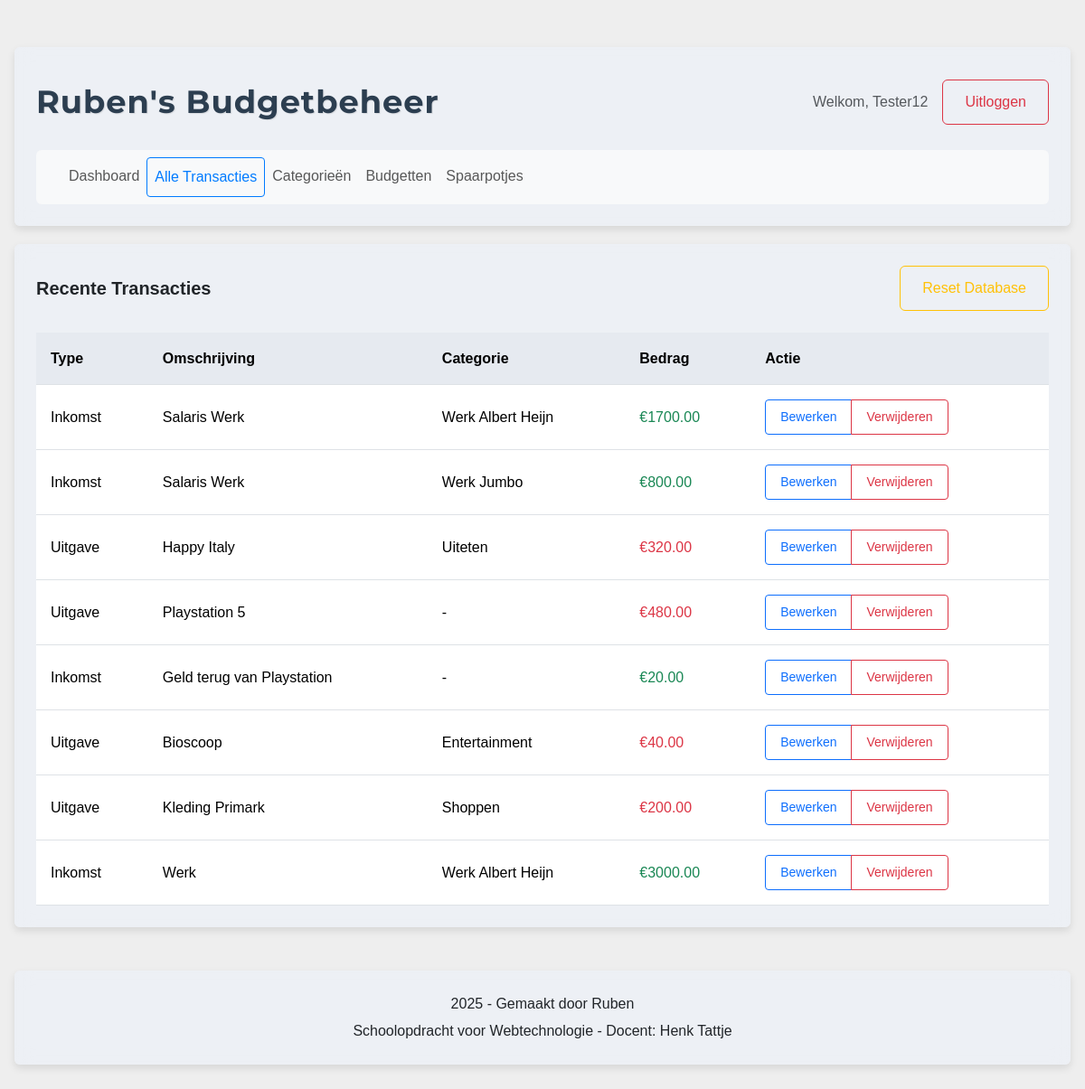
Page /transacties (signed in) on the committed database.
### models.py (models this page shows, shortened)
class User(db.Model):
    id = db.Column(db.Integer, primary_key=True)
    username = db.Column(db.String(80), unique=True, nullable=False)
    password_hash = db.Column(db.String(120), nullable=False)
    transacties = db.relationship('Transactie', backref='user', lazy=True)
    categorieen = db.relationship('Categorie', backref='user', lazy=True)
    budgetten = db.relationship('Budget', backref='user', lazy=True)
    spaarpotjes = db.relationship('Spaarpotje', backref='user', lazy=True)

class Transactie(db.Model):
    id = db.Column(db.Integer, primary_key=True)
    type = db.Column(db.String(20), nullable=False)  # inkomst of uitgave
    omschrijving = db.Column(db.String(200), nullable=False)
    bedrag = db.Column(db.Float, nullable=False)
    user_id = db.Column(db.Integer, db.ForeignKey('user.id'), nullable=False)
    categorie_id = db.Column(db.Integer, db.ForeignKey('categorie.id'), nullable=True)
    spaarpotje_id = db.Column(db.Integer, db.ForeignKey('spaarpotje.id'), nullable=True)
    spaarpotje = db.relationship('Spaarpotje', backref='transacties')

class Categorie(db.Model):
    id = db.Column(db.Integer, primary_key=True)
    naam = db.Column(db.String(50), nullable=False)
    user_id = db.Column(db.Integer, db.ForeignKey('user.id'), nullable=False)
    transacties = db.relationship('Transactie', backref='categorie', lazy=True)  # Relatie toegevoegd

### routes.py (the view)
    @app.route('/transacties')
    @login_required
    def transacties():
        user_id = session['user_id']
        user = User.query.get(user_id)
        transacties = Transactie.query.filter_by(user_id=user_id).all()
        categorieen = Categorie.query.filter_by(user_id=user_id).all()
        categorie_dict = {c.id: c.naam for c in categorieen}
        return render_template('transacties.html',
                             current_user=user,
                             transacties=transacties,
                             categorie_dict=categorie_dict)

### templates/transacties.html (shortened to what this page needs)
<!DOCTYPE html>
<html lang="nl">
<head>
    <link href="https://cdn.jsdelivr.net/npm/bootstrap@5.3.2/dist/css/bootstrap.min.css" rel="stylesheet">
    <link rel="stylesheet" href="{{ url_for('static', filename='style.css') }}">
</head>
<body>
    <div class="container">
        <div class="card">
            <div class="card-body">
                <div class="d-flex justify-content-between align-items-center mb-3">
                    <h1 class="logo-text">Ruben's Budgetbeheer</h1>
                    <div class="d-flex align-items-center gap-3">
                        <span class="text-muted">Welkom, {{ current_user.username }}</span>
                        <a href="{{ url_for('logout') }}" class="btn btn-outline-danger">Uitloggen</a>
                    </div>
                </div>
                <nav class="navbar navbar-expand-lg navbar-light bg-light rounded">
                    <div class="container-fluid">
                        <div class="navbar-nav">
                            <a class="nav-link" href="{{ url_for('dashboard') }}">Dashboard</a>
                            <a class="nav-link active" href="{{ url_for('transacties') }}">Alle Transacties</a>
                            <a class="nav-link" href="{{ url_for('categorieen') }}">Categorieën</a>
                            <a class="nav-link" href="{{ url_for('budgetten') }}">Budgetten</a>
                            <a class="nav-link" href="{{ url_for('spaarpotjes') }}">Spaarpotjes</a>
                        </div>
                    </div>
                </nav>
            </div>
        </div>
        <div class="card mb-5">
            <div class="card-body">
                <div class="d-flex justify-content-between align-items-center mb-4">
                    <h2 class="card-title h5 mb-0">Recente Transacties</h2>
                    <a href="{{ url_for('reset_database') }}"
                       onclick="return confirm('Weet je zeker dat je de database wilt resetten? Alle transacties worden verwijderd.')"
                       class="btn btn-outline-warning">Reset Database</a>
                </div>
                <div class="table-responsive">
                    <table class="table">
                        <thead>
                            <tr>
                                <th>Type</th>
                                <th>Omschrijving</th>
                                <th>Categorie</th>
                                <th>Bedrag</th>
                                <th>Actie</th>
                            </tr>
                        </thead>
                        <tbody>
                            {% for transactie in transacties %}
                            <tr>
                                <td>{{ transactie.type|title }}</td>
                                <td>{{ transactie.omschrijving }}</td>
                                <td>{{ categorie_dict[transactie.categorie_id] if transactie.categorie_id else '-' }}</td>
                                <td class="{% if transactie.type == 'inkomst' %}text-success{% else %}text-danger{% endif %}">
                                    €{{ "%.2f"|format(transactie.bedrag) }}
                                </td>
                                <td>
                                    <div class="btn-group">
                                        <a href="{{ url_for('transactie_bewerken', id=transactie.id) }}"
                                           class="btn btn-outline-primary btn-sm">Bewerken</a>
                                        <a href="{{ url_for('verwijderen', id=transactie.id) }}"
                                           onclick="return confirm('Weet je zeker dat je deze transactie wilt verwijderen?')"
                                           class="btn btn-outline-danger btn-sm">Verwijderen</a>
                                    </div>
                                </td>
                            </tr>
                            {% endfor %}
                        </tbody>
                    </table>
                </div>
            </div>
        </div>
        <footer class="card">
            <div class="card-body text-center">
                <p class="mb-1"> 2025 - Gemaakt door Ruben</p>
                <p class="mb-0">Schoolopdracht voor Webtechnologie - Docent: Henk Tattje</p>
            </div>
        </footer>
    </div>
</body>
</html>

### static/style.css (style rules this page uses)
body { font-family: Arial, sans-serif; background-color: #eeeeee; line-height: 1.6; min-height: 100vh; padding: 20px 0; }
.logo-text { font-family: 'Montserrat', sans-serif; font-size: 2.2rem; font-weight: 700; color: #2c3e50; text-transform: none; letter-spacing: 1px; margin: 0; padding: 1rem 0; text-shadow: 1px 1px 1px rgba(0, 0, 0, 0.1); }
.container { max-width: 1200px; padding: 2rem 1rem; }
.card { border: none; box-shadow: 0 4px 8px rgba(0, 0, 0, 0.1); margin-bottom: 20px; background-color: rgba(236, 240, 245, 0.95); backdrop-filter: blur(10px); }
.card-body { padding: 1.5rem; }
.card-title { margin-bottom: 1.5rem; font-weight: 600; }
.table { margin-bottom: 0; }
.table th { font-weight: 600; border-top: none; background-color: #e6eaf0; padding: 1rem; }
.table td { padding: 1rem; vertical-align: middle; }
.btn { padding: 0.75rem 1.5rem; font-weight: 500; }
.btn-sm { padding: 0.5rem 1rem; }
.navbar { padding: 0.5rem 1rem; margin-top: 1rem; }
.navbar-nav .nav-link { padding: 0.5rem 1rem; border-radius: 4px; transition: all 0.2s ease; }
.navbar-nav .nav-link.active { background-color: transparent; color: #007bff !important; border: 1px solid #007bff; }

### rows in the picture
User: username "Tester12"
Transactie: bedrag "1700.00"
Categorie: naam "Werk Albert Heijn"
Transactie: bedrag "800.00"
Categorie: naam "Werk Jumbo"
Transactie: bedrag "320.00"
Categorie: naam "Uiteten"
Transactie: categorie_dict "-", bedrag "480.00"
Transactie: categorie_dict "-", bedrag "20.00"
Transactie: bedrag "40.00"
Categorie: naam "Entertainment"
Transactie: bedrag "200.00"
Categorie: naam "Shoppen"
Transactie: bedrag "3000.00"
